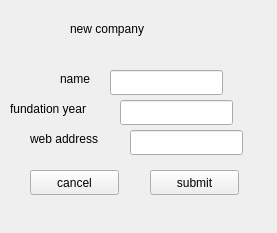
<?xml version="1.0" encoding="UTF-8"?>
<ui version="4.0">
 <class>create_company_window</class>
 <widget class="QMainWindow" name="create_company_window">
  <property name="geometry">
   <rect>
    <x>0</x>
    <y>0</y>
    <width>277</width>
    <height>233</height>
   </rect>
  </property>
  <property name="windowTitle">
   <string>new company - EUR</string>
  </property>
  <widget class="QWidget" name="centralwidget">
   <widget class="QLabel" name="label_new_company">
    <property name="geometry">
     <rect>
      <x>70</x>
      <y>20</y>
      <width>131</width>
      <height>17</height>
     </rect>
    </property>
    <property name="text">
     <string>new company</string>
    </property>
   </widget>
   <widget class="QLabel" name="label_name">
    <property name="geometry">
     <rect>
      <x>60</x>
      <y>70</y>
      <width>67</width>
      <height>17</height>
     </rect>
    </property>
    <property name="text">
     <string>name</string>
    </property>
   </widget>
   <widget class="QLineEdit" name="lineEdit_name">
    <property name="geometry">
     <rect>
      <x>110</x>
      <y>70</y>
      <width>113</width>
      <height>25</height>
     </rect>
    </property>
   </widget>
   <widget class="QLabel" name="label_fundation">
    <property name="geometry">
     <rect>
      <x>10</x>
      <y>100</y>
      <width>121</width>
      <height>17</height>
     </rect>
    </property>
    <property name="text">
     <string>fundation year</string>
    </property>
   </widget>
   <widget class="QLineEdit" name="lineEdit__fundation_year">
    <property name="geometry">
     <rect>
      <x>120</x>
      <y>100</y>
      <width>113</width>
      <height>25</height>
     </rect>
    </property>
   </widget>
   <widget class="QLabel" name="label_web_address">
    <property name="geometry">
     <rect>
      <x>30</x>
      <y>130</y>
      <width>101</width>
      <height>17</height>
     </rect>
    </property>
    <property name="text">
     <string>web address</string>
    </property>
   </widget>
   <widget class="QLineEdit" name="lineEdit__web_address">
    <property name="geometry">
     <rect>
      <x>130</x>
      <y>130</y>
      <width>113</width>
      <height>25</height>
     </rect>
    </property>
   </widget>
   <widget class="QPushButton" name="pushButton_cancel">
    <property name="geometry">
     <rect>
      <x>30</x>
      <y>170</y>
      <width>89</width>
      <height>25</height>
     </rect>
    </property>
    <property name="text">
     <string>cancel</string>
    </property>
   </widget>
   <widget class="QPushButton" name="pushButton_submit">
    <property name="geometry">
     <rect>
      <x>150</x>
      <y>170</y>
      <width>89</width>
      <height>25</height>
     </rect>
    </property>
    <property name="text">
     <string>submit</string>
    </property>
   </widget>
  </widget>
 </widget>
 <resources/>
 <connections/>
</ui>
